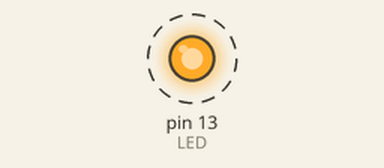
The sketch below on a simulated Arduino Uno, built with avr-gcc and run on an emulated ATmega328P. On the bench: output pins drawn as LEDs (lit = HIGH). Dashed ring = blinking. What the sketch prints to the serial monitor is not drawn.

Above: at 0.2 s.
Timing chart, 0 to 3.0 s (numbered marks = the images above):
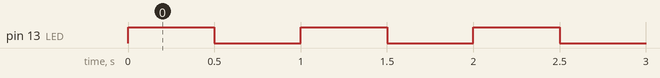

The sketch:

ledOnOFF.ino
```cpp
const int LED = 13;

void setup() {
  // put your setup code here, to run once:
  Serial.begin(115200);
  pinMode(LED,OUTPUT);

}

void loop() {
  // put your main code here, to run repeatedly:
  digitalWrite(LED,HIGH);
  Serial.println("LED");
  delay(500);
  digitalWrite(LED,LOW);
  delay(500);

}
```

Measured:
- by itself, pin 13 (LED): alternates HIGH for 0.50 s and LOW for 0.50 s
